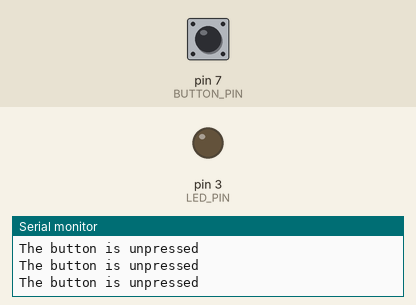
Recording of a sketch running on a simulated Arduino Uno, built with avr-gcc and run on an emulated ATmega328P. On the bench: output pins drawn as LEDs (lit = HIGH), the last lines printed to the serial monitor. Dashed ring = blinking. The test bench sets the inputs (shaded band); at power-on: pin 7 (BUTTON_PIN) HIGH.

Above: at 1.2 s.
1.3 s: pin 7 (BUTTON_PIN) pulled LOW for 0.15 s
At 1.41 s:
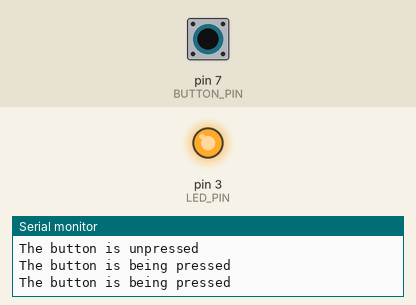
2.9 s: pin 7 (BUTTON_PIN) pulled LOW for 0.15 s
At 3.7 s:
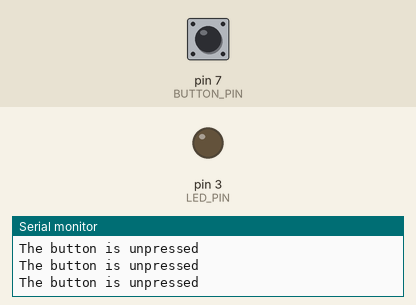
6.0 s: pin 7 (BUTTON_PIN) pulled LOW for 1 s
At 6.8 s:
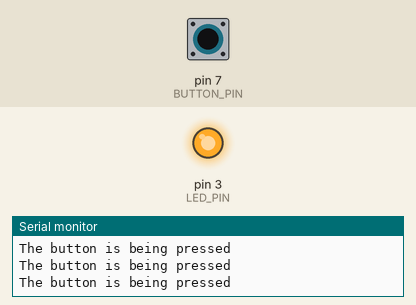
10.0 s: pin 7 (BUTTON_PIN) pulsed LOW 2 times (0.12 s each, 0.3 s apart)
At 10.1 s:
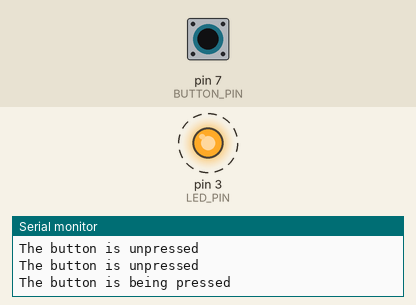
13.6 s: pin 7 (BUTTON_PIN) driven LOW
At 14.7 s:
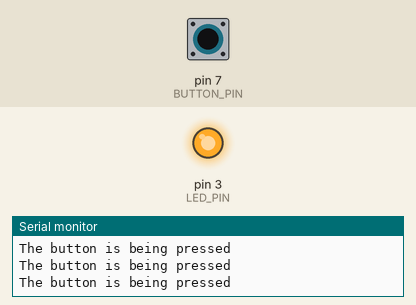
16.6 s: pin 7 (BUTTON_PIN) driven HIGH
At 17.4 s:
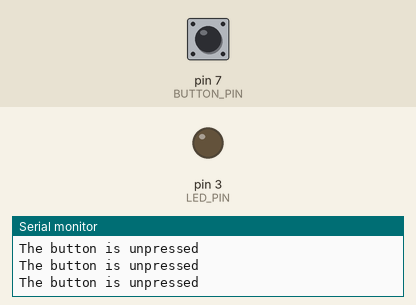
Timing chart, 0 to 19.6 s (numbered marks = the images above; inputs shaded):
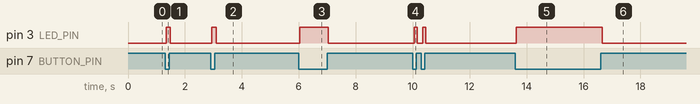

Measured:
- after the input at 1.3 s, pin 3 (LED_PIN): LOW → HIGH at once, → LOW 0.15 s later
- after the input at 2.9 s, pin 3 (LED_PIN): LOW → HIGH after 0.05 s, → LOW 0.15 s later
- after the input at 6.0 s, pin 3 (LED_PIN): LOW → HIGH at once, → LOW 0.99 s later
- after the input at 10.0 s, pin 3 (LED_PIN): alternates HIGH for 0.12 s and LOW for 0.19 s, 4 changes in all, then stays LOW, starting after 0.05 s
- after the input at 13.6 s, pin 3 (LED_PIN): LOW → HIGH at once
- after the input at 16.6 s, pin 3 (LED_PIN): HIGH → LOW after 0.05 s

The sketch:

ButtonOnOff.ino
```cpp
#define BUTTON_PIN 7 // The Arduino UNO R4 pin connected to the button
#define LED_PIN    3 // The Arduino UNO R4 pin connected to the LED

void setup() {
  Serial.begin(9600);                // initialize serial
  pinMode(BUTTON_PIN, INPUT_PULLUP); // set arduino pin to input pull-up mode
  pinMode(LED_PIN, OUTPUT);          // set arduino pin to output mode
}

void loop() {
  int buttonState = digitalRead(BUTTON_PIN); // read new state

  if (buttonState == LOW) {
    Serial.println("The button is being pressed");
    digitalWrite(LED_PIN, HIGH); // turn on
  }
  else
  if (buttonState == HIGH) {
    Serial.println("The button is unpressed");
    digitalWrite(LED_PIN, LOW);  // turn off
  }
}
```
